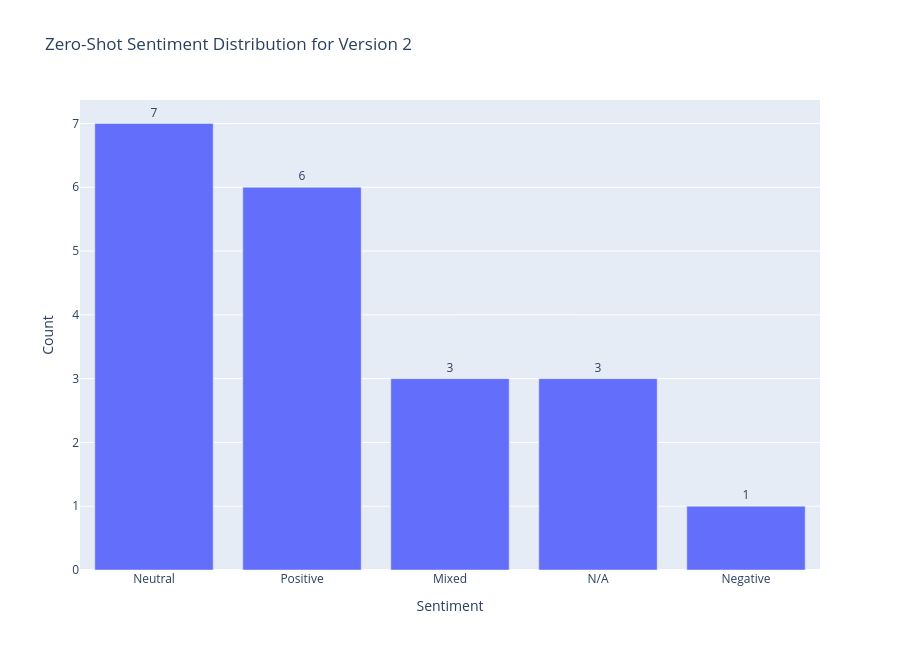
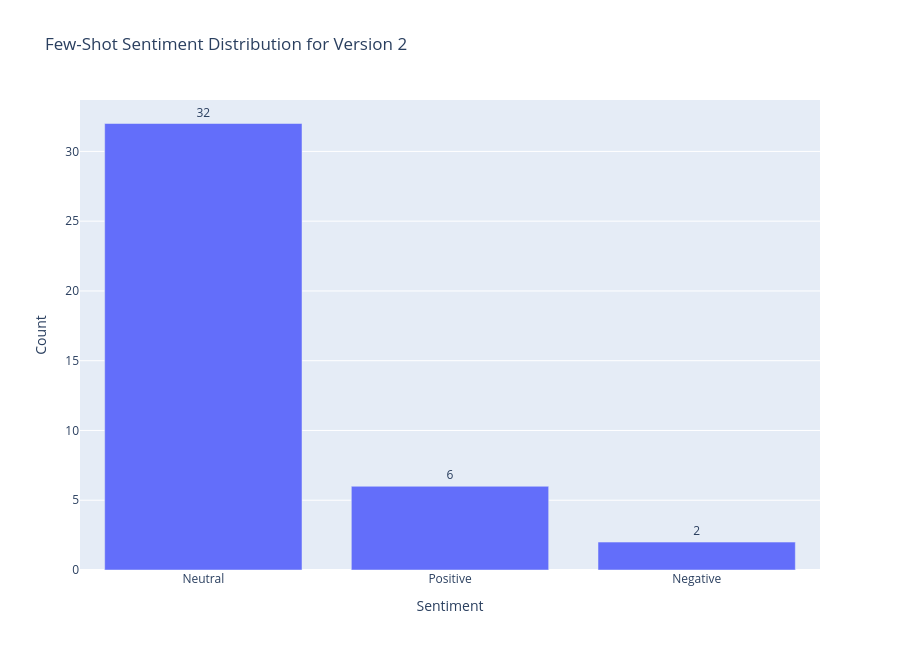

Notebook source saved alongside these figures, in order:
### Markdown cell above
### Sentiment Distribution Analysis Across V2 Prompting Techniques
**Visualization of Sentiments Distribution**

 After generating results from all prompting techniques, it's crucial to visualize their outputs to better understand their behavior and performance. This helps us see if one technique tends to be more cautious (e.g., assigning more 'Neutral' sentiments) or if they generally agree on the sentiment of the reviews.

**1. How does the distribution of predicted Sentiment (Positive, Negative, Neutral) compare across the V2 versions of Zero‑Shot, Few‑Shot, and Chain‑of‑Thought?**

When you generate separate bar charts for each V2 sentiment column — `ZS_V2_Sentiment`, `FS_V2_Sentiment`, and `COT_V2_Sentiment` — several patterns typically emerge:

- Zero‑Shot V2 tends to produce a higher number of **Positive** predictions and fewer **Neutral** ones.  
  This reflects its tendency to simplify ambiguous reviews and lean toward the dominant emotional tone.

- Few‑Shot V2 usually shows a more balanced distribution, with a noticeable increase in **Neutral** predictions.  
  The examples provided in the prompt help the model recognize subtle or mixed sentiment more effectively.

- Chain‑of‑Thought V2 often produces the most **Nuanced** distribution, with the highest proportion of **Neutral** predictions and more refined separation between Positive and Negative.  
  The step‑by‑step reasoning instruction helps the model interpret complexity before committing to a label.

These differences become visually clear when each technique is plotted in its own bar chart.

---

**2. Are there noticeable differences in the counts? What might they imply about each technique’s ability to handle nuance?**

Yes, the differences are meaningful and reveal how each prompting strategy interprets sentiment:

- Zero‑Shot V2 typically identifies fewer Neutral reviews.  
  This suggests it struggles with ambiguity and tends to collapse mixed sentiment into a simple Positive or Negative label.

- Few‑Shot V2 identifies more Neutral reviews than Zero‑Shot.  
  The examples teach the model how to recognize subtlety, making it better at handling reviews that contain both praise and criticism.

- Chain‑of‑Thought V2 usually identifies the **most** Neutral reviews.  
  This implies that CoT reasoning helps the model slow down, evaluate conflicting signals, and avoid forcing a binary interpretation when the sentiment is genuinely mixed.

Overall, a higher Neutral count generally indicates a stronger ability to detect nuance, especially in reviews where the customer expresses both satisfaction and frustration.

---

### Why a Higher Neutral Count Indicates Better Nuance Detection

A higher number of Neutral predictions generally reflects a model’s ability to recognize complexity in customer reviews. 
Many reviews are not purely positive or negative: They contain mixed signals, conflicting emotions, or balanced feedback. 

**When a model assigns more Neutral labels, it often means:**

- It is detecting when a review contains both praise and criticism rather than forcing a binary choice.
- It is sensitive to subtle language cues such as hesitation, mild dissatisfaction, or conditional approval.
- It avoids oversimplifying ambiguous reviews by labeling them as strictly Positive or Negative.
- It is better at interpreting reviews where the customer expresses satisfaction with some aspects but frustration with others.

**Neutral predictions:** Act as a proxy for nuance awareness. A model that frequently identifies Neutral sentiment is typically reasoning more carefully, weighing multiple signals, and capturing the true complexity of customer feedback rather than collapsing it into a simple positive–negative dichotomy.

### Code cell
# ----------------------------
# Helper function for bar chart for V2 Methods
# ----------------------------
# Define a helper function to create a bar chart showing the distribution of sentiments for a specified column 
# In the DataFrame, with an extended height for better readability.
def plot_sentiment(df, column_name, title, height=600):
    # Count sentiments
    sentiment_counts = df[column_name].value_counts().reset_index()
    sentiment_counts.columns = ["Sentiment", "Count"]

    # Create a bar chart using Plotly Express with the specified title and extended height for better readability.
    fig = px.bar(
        sentiment_counts,
        x="Sentiment",
        y="Count",
        text="Count",
        title=title,
    )

    # Format text labels to show counts and position them outside the bars for better visibility.
    # Update layout to set axis titles and extend the height of the chart for better readability.
    fig.update_traces(textposition="outside")
    fig.update_layout(
        xaxis_title="Sentiment",
        yaxis_title="Count",
        height=height  # <-- extended height
    )

    fig.show()


# ----------------------------
# Sentiment Distribution for V2 Methods
# ----------------------------
# Create bar charts to visualize the distribution of sentiments for the Zero-Shot V2
# Few-Shot V2, and CoT V2 methods using the plot_sentiment helper function.
plot_sentiment(
    df_sample,
    "ZS_V2_Sentiment",
    "Zero-Shot Sentiment Distribution for Version 2",
    height=650
)
plot_sentiment(
    df_sample,
    "FS_V2_Sentiment",
    "Few-Shot Sentiment Distribution for Version 2",
    height=650
)
plot_sentiment(
    df_sample,
    "COT_V2_Sentiment",
    "Chain-of-Thought Sentiment Distribution for Version 2",
    height=650
)

### Figure 1 — Plotly figure (JSON) as saved in the notebook; plotly's stock layout.template omitted (floating-point values rounded to 4 significant figures)
{"data": [{"alignmentgroup": "True", "hovertemplate": "Sentiment=%{x}<br>Count=%{text}<extra></extra>", "legendgroup": "", "marker": {"color": "#636efa", "pattern": {"shape": ""}}, "name": "", "offsetgroup": "", "orientation": "v", "showlegend": false, "text": [7, 6, 3, 3, 1], "textposition": "outside", "type": "bar", "x": ["Neutral", "Positive", "Mixed", "N/A", "Negative"], "xaxis": "x", "y": [7, 6, 3, 3, 1], "yaxis": "y"}], "layout": {"barmode": "relative", "height": 650, "legend": {"tracegroupgap": 0}, "title": {"text": "Zero-Shot Sentiment Distribution for Version 2"}, "xaxis": {"anchor": "y", "domain": [0, 1], "title": {"text": "Sentiment"}}, "yaxis": {"anchor": "x", "domain": [0, 1], "title": {"text": "Count"}}}}

### Figure 2 — Plotly figure (JSON) as saved in the notebook; plotly's stock layout.template omitted (floating-point values rounded to 4 significant figures)
{"data": [{"alignmentgroup": "True", "hovertemplate": "Sentiment=%{x}<br>Count=%{text}<extra></extra>", "legendgroup": "", "marker": {"color": "#636efa", "pattern": {"shape": ""}}, "name": "", "offsetgroup": "", "orientation": "v", "showlegend": false, "text": [32, 6, 2], "textposition": "outside", "type": "bar", "x": ["Neutral", "Positive", "Negative"], "xaxis": "x", "y": [32, 6, 2], "yaxis": "y"}], "layout": {"barmode": "relative", "height": 650, "legend": {"tracegroupgap": 0}, "title": {"text": "Few-Shot Sentiment Distribution for Version 2"}, "xaxis": {"anchor": "y", "domain": [0, 1], "title": {"text": "Sentiment"}}, "yaxis": {"anchor": "x", "domain": [0, 1], "title": {"text": "Count"}}}}
